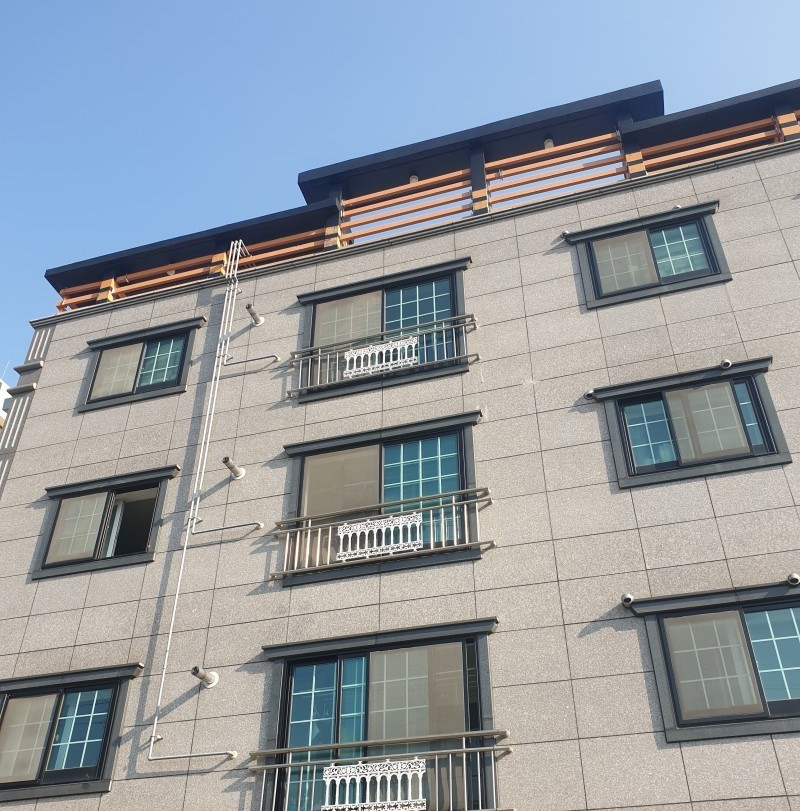
#> input picture img.jpg, 800 x 811 px
$ python canny_edge.py
#> lines starting #> are read from the running program, lines starting #| are printed output that depends on the picture; after the words box and inside, x2 and y2 are one past the last pixel; in counts of white or black regions, pixels touching at a corner belong together
import cv2 as cv
from matplotlib.colors import ListedColormap
import numpy as np
from matplotlib import pyplot as plt
from numpy.core.fromnumeric import shape
from scipy import ndimage
from scipy.ndimage.measurements import median

# original RGB, Gray image
rgb_img = cv.cvtColor(cv.imread('img.jpg'), cv.COLOR_BGR2RGB)
gray_img = cv.cvtColor(rgb_img, cv.COLOR_RGB2GRAY)

# grayscale image for using
img = gray_img.copy()

# Stage 1
def myBlur(img):
    k = np.array([[2, 4, 5, 4, 2],
             [4, 9, 12, 9, 4],
             [5, 12, 15, 12, 5],
             [4, 9, 12, 9, 4],
             [2, 4, 5, 4, 2]])* (1/159)
    img = cv.filter2D(img, -1, k)

    return img

# Stage 2
def mySobelFilter(img ,low):

    # 8bit sobelX
    sobelx_64 = cv.Sobel(img,cv.CV_32F,1,0,ksize=3)
    absx_64 = np.absolute(sobelx_64)
    sobelx_8u1 = absx_64/absx_64.max()*255
    sobelx_8u = np.uint8(sobelx_8u1)

    # 8bit SobelY
    sobely_64 = cv.Sobel(img,cv.CV_32F,0,1,ksize=3)
    absy_64 = np.absolute(sobely_64)
    sobely_8u1 = absy_64/absy_64.max()*255
    sobely_8u = np.uint8(sobely_8u1)

    # 8bit magnitude
    mag = np.hypot(sobelx_8u, sobely_8u)
    mag = mag / mag.max()*255
    mag = np.uint8(mag)

    # direction, angle
    theta = np.arctan2(sobely_64, sobelx_64)
    angle = np.rad2deg(theta)


    # low Thresholding
    M, N = mag.shape
    zero = 0 # white

    zero_i, zero_j = np.where(mag < low)
    mag[zero_i, zero_j] = zero


    return (mag, angle)


# Stage 3
def myEdgeThinning(G, angle):
    M, N = G.shape
    C = np.zeros((M, N), dtype = np.uint8) # 해당 픽셀이 검사 되었는지 확인

    # ------------------------------ 0, 45, 90, 135로 방향 조정
    for i in range(0, M):
        for j in range(0, N):
                if (0 <= angle[i,j] < 22.5) or (157.5 <= angle[i,j] <= 180) or (-22.5 <= angle[i,j] < 0) or (-180 <= angle[i,j] < -157.5):
                    angle[i, j] = 0
                elif (22.5 <= angle[i,j] < 67.5) or (-157.5 <= angle[i,j] < -112.5):
                    angle[i, j] = 45
                elif (67.5 <= angle[i,j] < 112.5) or (-112.5 <= angle[i,j] < -67.5):
                   angle[i, j] = 90
                elif (112.5 <= angle[i,j] < 157.5) or (-67.5 <= angle[i,j] < -22.5):
                    angle[i, j] = 135

    # ------------------------------ 동일 방향에서 max Gradient값 도출
    for i in range(0, M):
        for j in range(0, N):
            try:
                if G[i, j] != 0 and C[i, j] == 0:
                    kernel = []
                    gradients = []
                    cAngle = angle[i, j]

                    for forward in [False, True]:
                        a, b = i, j
                        while ((G[a, b] != 0 and (0<=a<=M and 0<=b<=N)) and angle[a,b] == cAngle):
                            kernel.append((a,b))
                            gradients.append(G[a,b])

                            if cAngle == 0:
                                b = b + 1 if forward else b - 1
                            elif cAngle == 45:
                                a = a + 1 if forward else a - 1
                                b = b - 1 if forward else b + 1
                            elif cAngle == 90:
                                a = a + 1 if forward else a - 1
                            elif cAngle == 135:
                                a = a + 1 if forward else a - 1
                                b = b + 1 if forward else b - 1

                            forward = True

                    for k, l in kernel:
                        if G[k, l] ==  max(gradients):
                            C[k, l] = 1
                        elif G[k, l] <  max(gradients):
                            G[k, l] = 0
                            C[k, l] = 1

            except IndexError as e:
                pass

    return G


# Stage 4
def myRealEdge(G, low, high):

    # ------------------------------ double thresholding (True Edge 검출)
    weak = 40 # yellow
    strong = 255 # red

    strong_i, strong_j = np.where(G >= high)
    weak_i, weak_j = np.where((G < high) & (G >= low))

    G[strong_i, strong_j] = strong
    G[weak_i, weak_j] = weak


    # top->bottom, bottom->top, left->right, right->left 순으로 순회하며 true edge 검출
    M, N = G.shape
    WG, RG = G.copy(), G.copy()
    start_r = (1, M-1, 1, M-1)
    start_c = (1, N-1, N-1, 1)
    end_r = (M,0,M,0)
    end_c = (N,0,0,N)
    step_r = (1,-1,1,-1)
    step_c = (1,-1,-1,1)

    for d in range(4):
        for i in range(start_r[d], end_r[d], step_r[d]):
            for j in range(start_c[d], end_c[d], step_c[d]):
                if (G[i,j] == weak):
                    try:
                        if ((G[i+1, j-1] == strong) or (G[i+1, j] == strong) or (G[i+1, j+1] == strong)
                            or (G[i, j-1] == strong) or (G[i, j+1] == strong)
                            or (G[i-1, j-1] == strong) or (G[i-1, j] == strong) or (G[i-1, j+1] == strong)):
                            G[i, j] = strong
                            WG[i, j] = 170
                            RG[i, j] = 170 # blue
                        else:
                            WG[i, j] = weak
                            RG[i, j] = 0
                    except IndexError as e:
                        pass

    return WG, RG, strong


# Final Result
def checkingEdge(img1, img2, img3, strong):
    M, N = img2.shape

    for i in range(0, M):
        for j in range(0, N):
            try:
                if img2[i, j] == 0:
                    n = int(img3[i, j])
                    img1[i, j] = [n, n, n]
                else:
                    if img2[i, j] == strong:
                        img1[i, j] = [255, 0, 0]
                    elif img2[i, j] == 170: # true weak Edge
                        img1[i, j] = [0, 0, 255]
            except IndexError as e:
                pass

    return img1


# ------------------------------ create (hsv + white) colormap
white = np.ones((256, 4))
white[:, 0] = np.linspace(256 / 256, 1, 256)
white[:, 1] = np.linspace(256 / 256, 1, 256)
white[:, 2] = np.linspace(256 / 256, 1, 256)
white_cmp = ListedColormap(white)
color_cmp = plt.cm.get_cmap('hsv', 255)
newcolors = np.vstack((white_cmp(np.linspace(0, 1, 1)),
                       color_cmp(np.linspace(0, 1, 255))))
white_hsv = ListedColormap(newcolors, name='white_hsv')


# ------------------------------ plot_img
def plot_img(index, img, title, cmap):
    plt.subplot(2, 4, index), plt.axis('off'), plt.title(title)
    if cmap is None:
         plt.imshow(img)
    else:
        plt.imshow(img, cmap)

# ------------------------------ high, low value
low = 12
high = 31

# ------------------------------ Running
plot_img(1, rgb_img, 'origin img', None)

plot_img(2, img, 'gray scale', 'gray')

img = myBlur(img)
plot_img(3, img, 'stage 1', 'gray')

mag, angle = mySobelFilter(img, low)
#> in mySobelFilter, `theta = np.arctan2(sobely_64, sobelx_64)`:
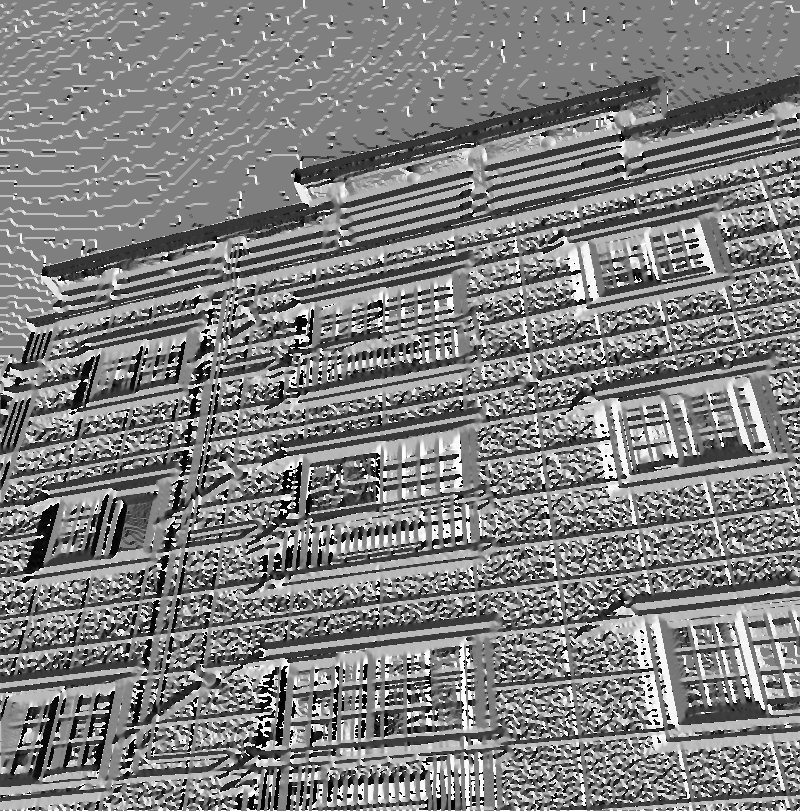
#> theta: shape (811, 800) float32; min -3.14, max 3.14, mean 0.0113; drawn with min black and max white
plot_img(4, mag, 'stage 2', 'gray')

mag = myEdgeThinning(mag, angle)
#> after the loop in myEdgeThinning, `for i in range(0, M):`:
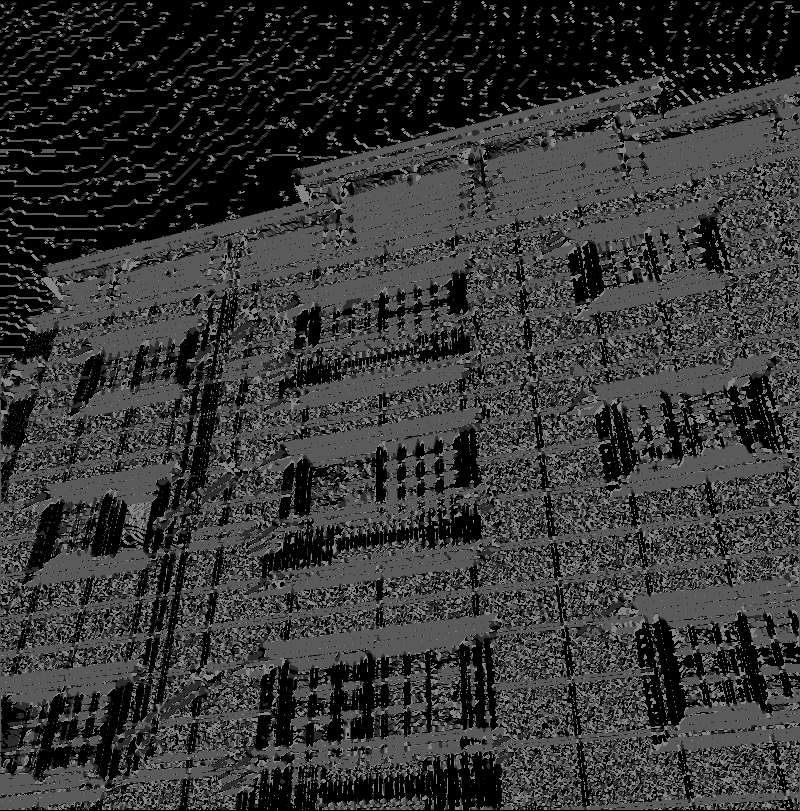
#> angle: shape (811, 800) float32; min 0, max 135, mean 53.6
#> after the loop in myEdgeThinning, `for i in range(0, M):`:
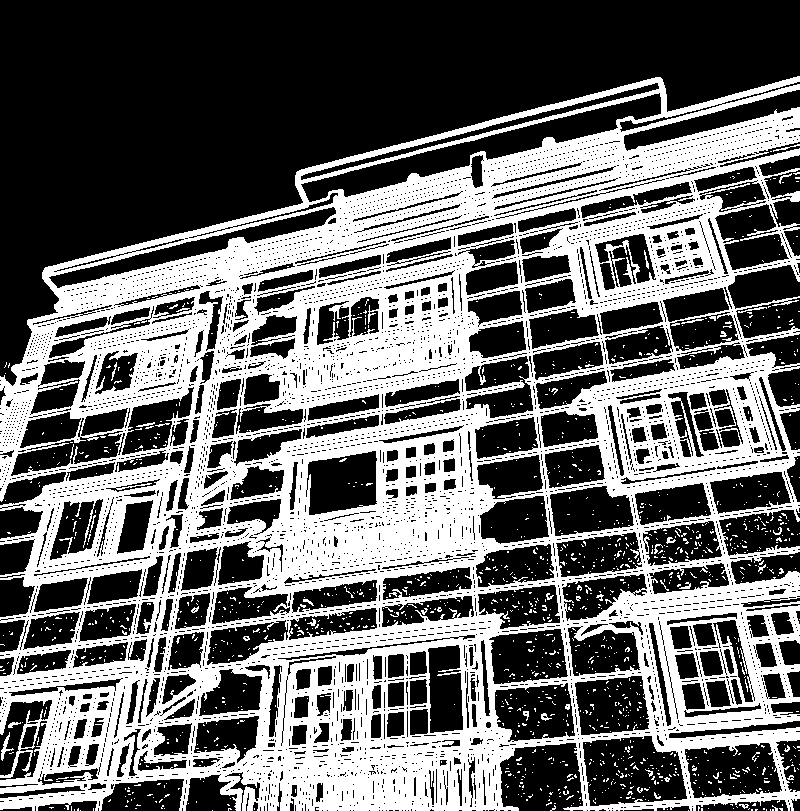
#> C: shape (811, 800); values 0 (black) and 1 (white), 40.7% white; 1428 white regions (1386 under 20 px), largest, box (x1, y1, x2, y2) and area: (0, 76, 800, 811) 257984, (1, 732, 14, 761) 103, (738, 307, 767, 313) 50
plot_img(5, mag, 'stage 3', 'gray')

mag1, mag2, strong = myRealEdge(mag, low, high)
#> in myRealEdge, `G[strong_i, strong_j] = strong`: G: shape (811, 800); min 0, max 255, mean 21.3
#> in myRealEdge, `G[weak_i, weak_j] = weak`: G: shape (811, 800); min 0, max 255, mean 22.3
#> after the loop in myRealEdge, `for d in range(4):`:
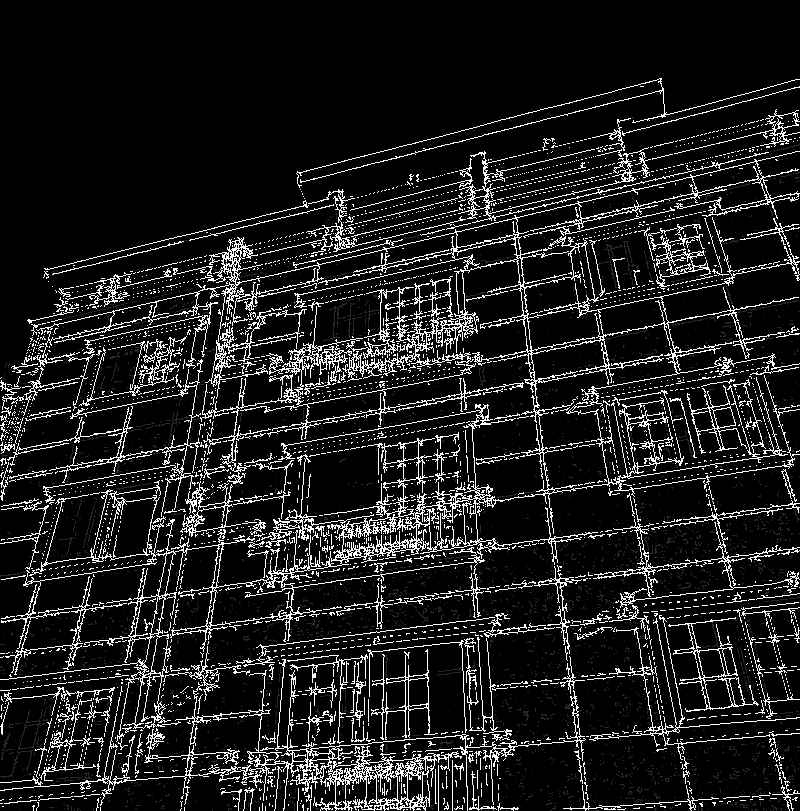
#> G: shape (811, 800); min 0, max 255, mean 29.6
#> after the loop in myRealEdge, `for d in range(4):`:
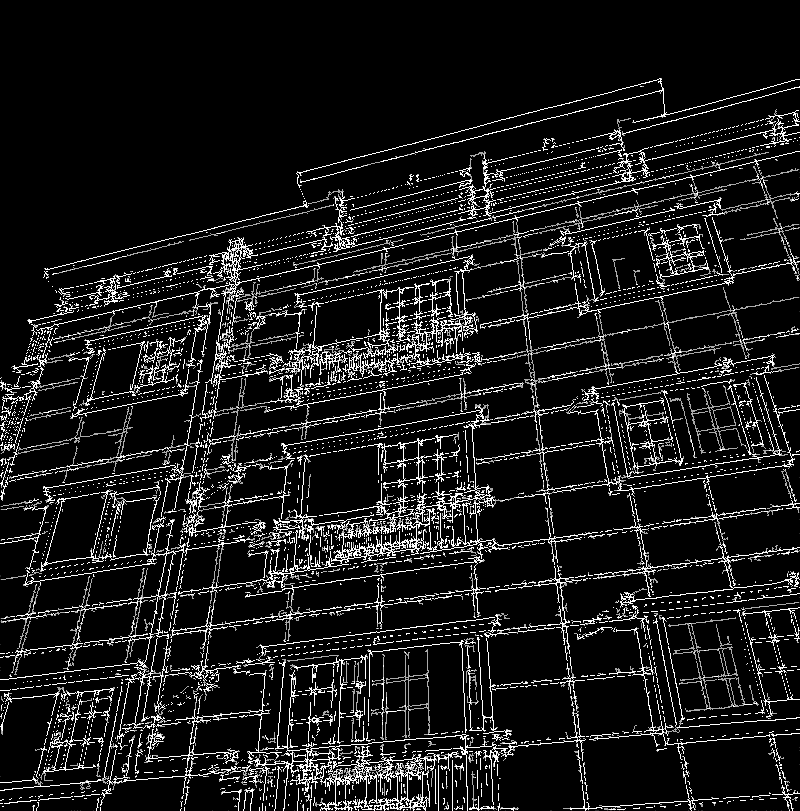
#> RG: shape (811, 800); min 0, max 255, mean 26.1
#> after the loop in myRealEdge, `for d in range(4):`:
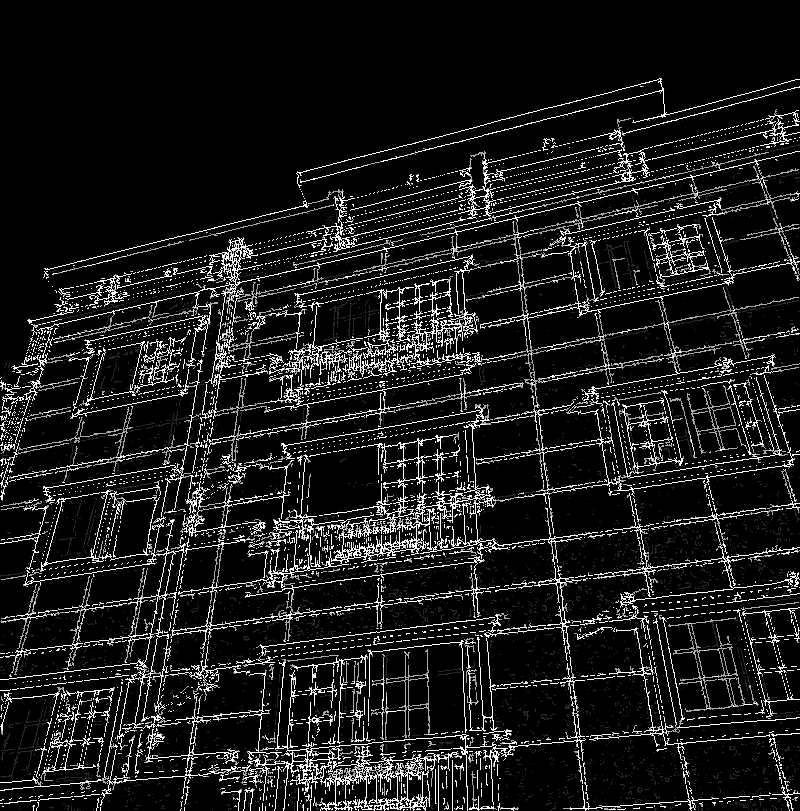
#> WG: shape (811, 800); min 0, max 255, mean 26.7
#> strong = 255
plot_img(6, mag1, 'stage 4', white_hsv)
plot_img(7, mag2, 'Final Result', white_hsv)

img = checkingEdge(rgb_img, mag2, gray_img, strong)
#> after the loop in checkingEdge, `for i in range(0, M):`:
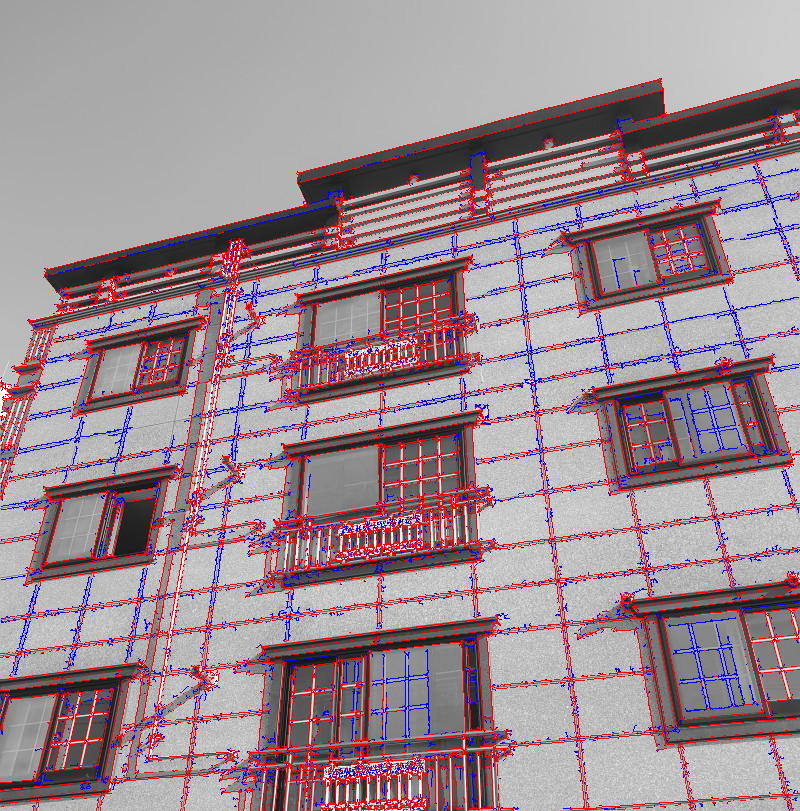
#> img1: shape (811, 800, 3); mean R, G, B 157.5, 137.2, 145.8
plot_img(8, img, 'Check', None)


plt.subplots_adjust(0, 0, 1, 0.9, 0.1, 0.05)
plt.suptitle('My Canny Edge')
plt.show()
